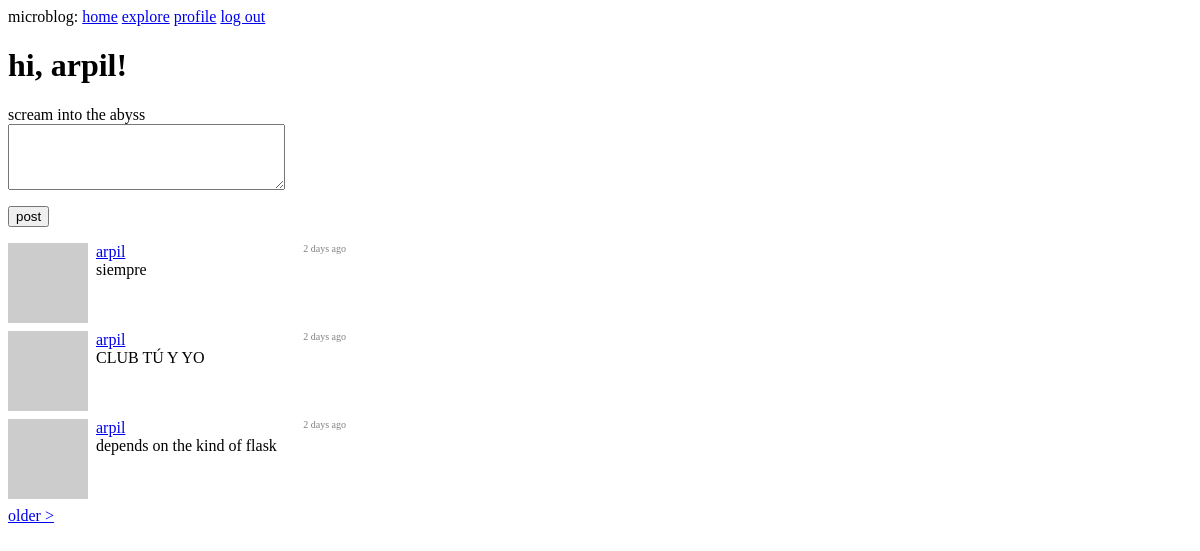
Before: /index (signed in) with the older database file.
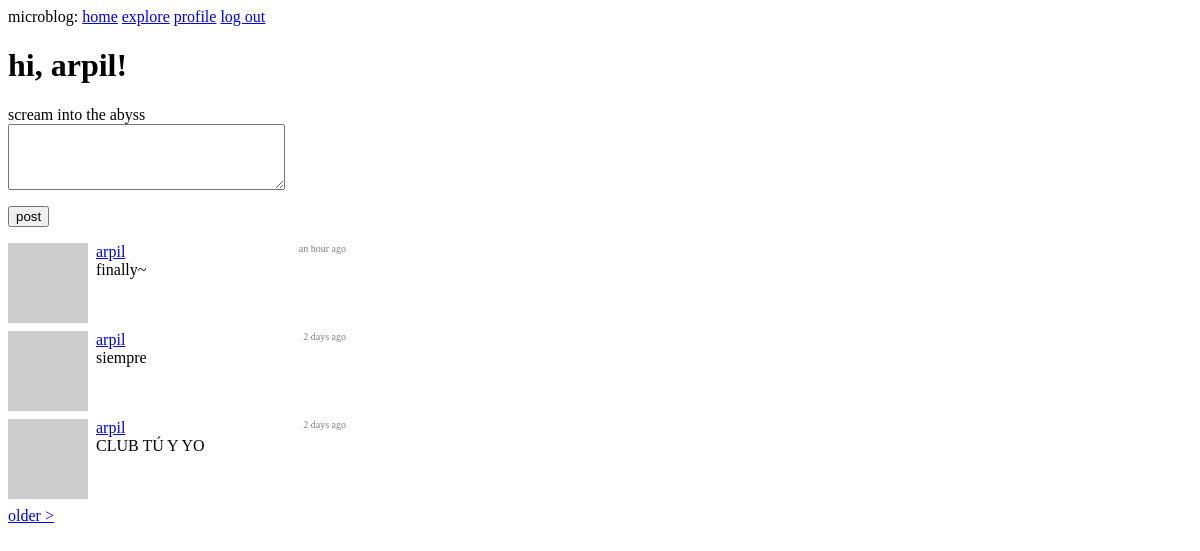
After: the same page with the newer database file.
### app/models.py (models this page shows, shortened)
class User(UserMixin, db.Model):
    id = db.Column(db.Integer, primary_key=True)
    username = db.Column(db.String(64), index=True, unique=True)
    email = db.Column(db.String(120), index=True, unique=True)
    pw_hash = db.Column(db.String(128))
    about_me = db.Column(db.String(140))
    following = db.relationship(
        'User',
        secondary=follows,
        primaryjoin=(follows.c.follower_id == id),
        secondaryjoin=(follows.c.followed_id == id),
        backref=db.backref('followers', lazy='dynamic'),
        lazy='dynamic'
    )
    last_seen = db.Column(db.DateTime, default=datetime.utcnow)
    posts = db.relationship('Post', backref='author', lazy='dynamic')
    def avatar(self, size):
        digest = md5(self.email.lower().encode('utf-8')).hexdigest()
        return 'https://www.gravatar.com/avatar/{}?d=identicon&s={}'.format(digest, size)
    def following_posts(self):
        following = Post.query.join(
            follows,
            follows.c.followed_id == Post.user_id
        ).filter(follows.c.follower_id == self.id)
        own = Post.query.filter_by(user_id=self.id)
        return following.union(own).order_by(Post.timestamp.desc())

class Post(db.Model):
    id = db.Column(db.Integer, primary_key=True)
    body = db.Column(db.String(140))
    timestamp = db.Column(db.DateTime, index=True, default=datetime.utcnow)
    user_id = db.Column(db.Integer, db.ForeignKey('user.id'))

### app/main/routes.py (the view)
@bp.route('/', methods=['GET', 'POST'])
@bp.route('/index', methods=['GET', 'POST'])
@login_required
def index():
    form = PostForm()
    if form.validate_on_submit():
        post = Post(body=form.post.data, author=current_user)
        db.session.add(post)
        db.session.commit()
        flash('your post has been sent to the void')
        return redirect(url_for('main.index'))
    page = request.args.get('page', 1, type=int)
    posts = current_user.following_posts().paginate(
        page,
        current_app.config['POSTS_PER_PAGE'],
        False
    )
    next_url = url_for('main.index', page=posts.next_num) \
        if posts.has_next else None
    prev_url = url_for('main.index', page=posts.prev_num) \
        if posts.has_prev else None
    return render_template('index.html',
        title='home',
        form=form,
        posts=posts.items,
        next_url=next_url,
        prev_url=prev_url)

### app/main/forms.py
class PostForm(FlaskForm):
    post = TextAreaField(
        'scream into the abyss',
        validators=[DataRequired(), Length(min=1, max=140)]
    )
    submit = SubmitField('post')

### app/main/routes.py (called while the page is built)
@bp.before_request
def before_request():
    if current_user.is_authenticated:
        current_user.last_seen = datetime.utcnow()
        db.session.commit()

### app/models.py (called while the page is built)
@login.user_loader
def load_user(user_id):
    return User.query.get(int(user_id))

### app/templates/index.html (shortened to what this page needs)
{% extends "base.html" %}
{% block content %}
  <h1>hi, {{ current_user.username }}!</h1>
  {% if form %}
    <form action="" method="post">
      <p>
        {{ form.post.label }}<br>
        {{ form.post(cols=32, rows=4) }}<br>
      </p>
      <p>{{ form.submit() }}</p>
    </form>
  {% endif %}
  {% for post in posts %}
    {% include '_post.html' %}
  {% endfor %}
  {% if next_url %}
    <a href="{{ next_url }}">older ></a>
  {% endif %}
{% endblock %}

### app/templates/base.html (shortened to what this page needs)
<html>
  <head>
  </head>
  <body>
    <div style="margin-bottom: 16px;">
      microblog:
      <a href="{{ url_for('main.index') }}">home</a>
      {% if current_user.is_anonymous %}
        <a href="{{ url_for('auth.login') }}">log in</a>
      {% else %}
        <a href="{{ url_for('main.explore') }}">explore</a>
        <a href="{{ url_for('main.user', username=current_user.username) }}">profile</a>
        <a href="{{ url_for('auth.logout') }}">log out</a>
      {% endif %}
    </div>
    {% block content %}{% endblock %}
  </body>
</html>

### app/templates/_post.html
<div style="display: flex; margin-bottom: 8px;">
  <div style="margin-right: 8px;"><img src="{{ post.author.avatar(36) }}"></div>
  <div style="display: flex; flex-direction: column; width: 250px;">
    <div style="display: flex; justify-content: space-between;">
      <a href="{{ url_for('main.user', username=post.author.username) }}">
        {{ post.author.username }}
      </a>
      <div style="color: gray; font-size: 10px;">
        {{ moment(post.timestamp).fromNow() }}
      </div>
    </div>
    <div>{{ post.body }}</div>
  </div>
</div>

Changed rows visible on the page:
no longer on this page (row unchanged): Post: author.username "arpil", timestamp "2 days ago", body "depends on the kind of flask"
added Post: author.username "arpil", timestamp "an hour ago", body "finally~"
